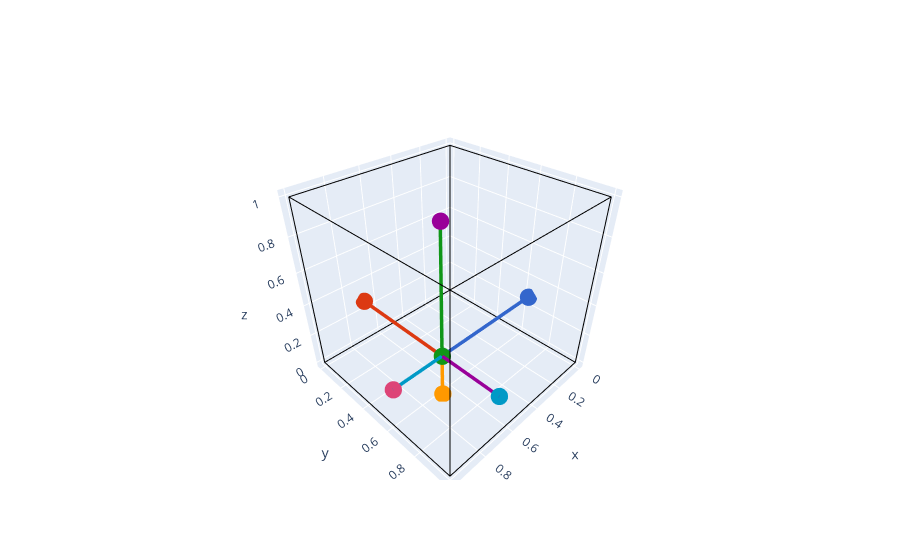

Notebook source saved alongside this figure:
### Markdown cell above
Windowed representation is such that all nodes are of *inner* type

### Code cell
lat_w = lat.create_windowed(min_edge_length=0.2)
plotting.plotly_unit_cell_3d(lat_w, show_uc_box=True).show()
lat_w.calculate_node_types()

### Figure 1 — Plotly figure (JSON) as saved in the notebook; plotly's stock layout.template omitted (floating-point values rounded to 4 significant figures)
{"data": [{"line": {"color": "black", "width": 2}, "mode": "lines", "name": "unit cell", "showlegend": false, "type": "scatter3d", "x": [1, 0, 0, 1, null, 0, 0, 0, 0, null, 0, 1, 1, 0, null, 1, 1, 1, 1], "y": [0, 0, 1, 1, null, 0, 0, 1, 1, null, 0, 0, 1, 1, null, 0, 0, 1, 1], "z": [0, 0, 0, 0, null, 0, 1, 1, 0, null, 1, 1, 1, 1, null, 1, 0, 0, 1]}, {"marker": {"color": ["#3366CC", "#DC3912", "#FF9900", "#109618", "#990099", "#0099C6", "#DD4477"], "size": 6}, "mode": "markers", "name": "nodes", "showlegend": false, "text": [0, 1, 2, 3, 4, 5, 6], "textfont": {"size": 14}, "type": "scatter3d", "x": [0, 0.6921, 0.6921, 0.6921, 0.6921, 0.6921, 1], "y": [0.6371, 0, 0.6371, 0.6371, 0.6371, 1, 0.6371], "z": [0.2687, 0.2687, 0, 0.2687, 1, 0.2687, 0.2687]}, {"connectgaps": false, "hoverinfo": "none", "line": {"color": ["#3366CC", "#3366CC", "#3366CC", "#DC3912", "#DC3912", "#DC3912", "#FF9900", "#FF9900", "#FF9900", "#109618", "#109618", "#109618", "#990099", "#990099", "#990099", "#0099C6", "#0099C6", "#0099C6"], "width": 7}, "mode": "lines", "showlegend": false, "type": "scatter3d", "x": [0, 0.6921, null, 0.6921, 0.6921, null, 0.6921, 0.6921, null, 0.6921, 0.6921, null, 0.6921, 0.6921, null, 0.6921, 1, null], "y": [0.6371, 0.6371, null, 0, 0.6371, null, 0.6371, 0.6371, null, 0.6371, 0.6371, null, 0.6371, 1, null, 0.6371, 0.6371, null], "z": [0.2687, 0.2687, null, 0.2687, 0.2687, null, 0, 0.2687, null, 0.2687, 1, null, 0.2687, 0.2687, null, 0.2687, 0.2687, null]}], "layout": {"title": {"text": ""}}}
